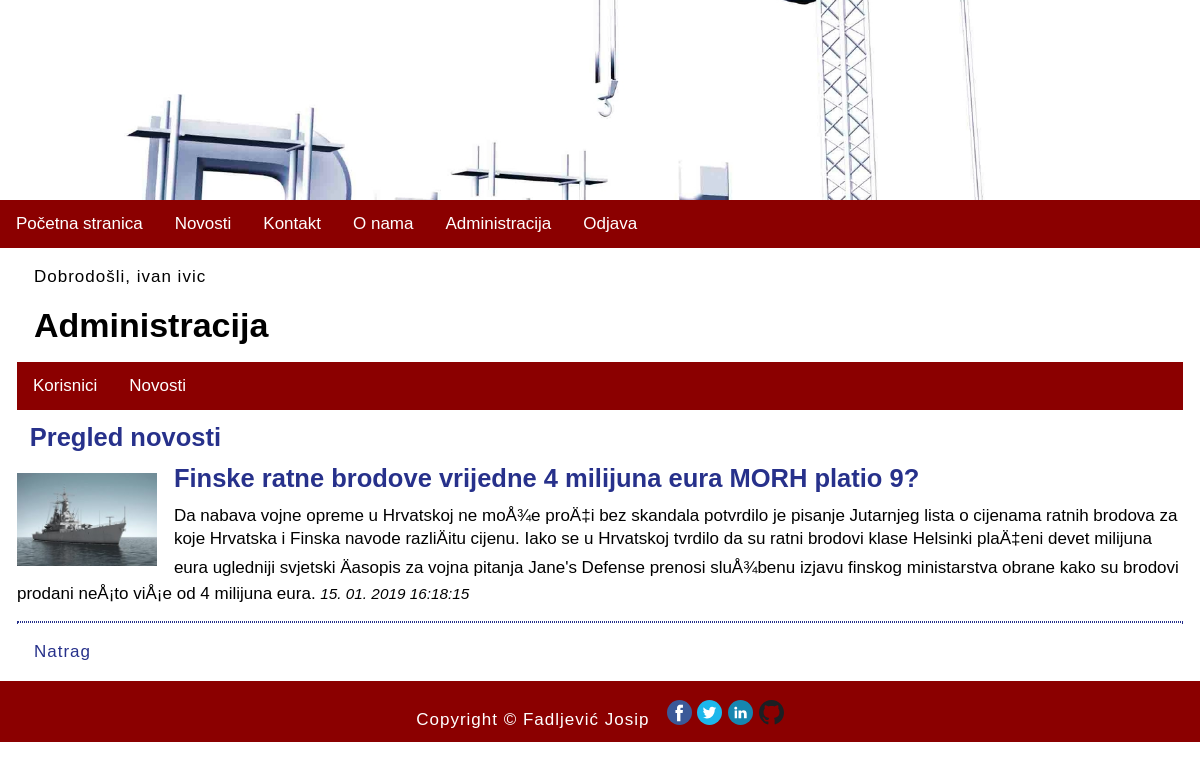
The app's page /index.php?menu=7&action=2&id=6 (signed in) with its own data.
### tables this page shows
CREATE TABLE `news` (
  `id` int(11) NOT NULL,
  `title` varchar(255) NOT NULL,
  `description` text NOT NULL,
  `date` timestamp NOT NULL DEFAULT CURRENT_TIMESTAMP ON UPDATE CURRENT_TIMESTAMP,
  `picture` varchar(255) NOT NULL,
  `archive` enum('Y','N') NOT NULL
);

### functions.php (called while the page is built)
<?php
	function pickerDateToMysql($pickerDate){
		$date = DateTime::createFromFormat('Y-m-d H:i:s', $pickerDate);
		return $date->format('d. m. Y H:i:s');
	}
?>

### admin/news.php (the view, shortened to what this page needs)
<?php
	if (isset($_GET['id']) && $_GET['id'] != '') {
		$query  = "SELECT * FROM news";
		$query .= " WHERE id=".$_GET['id'];
		$query .= " ORDER BY date DESC";
		$result = @mysqli_query($MySQL, $query);
		$row = @mysqli_fetch_array($result);
		print '
		<h2>Pregled novosti</h2>
		<div class="novosti">
			<img src="novosti/' . $row['picture'] . '" alt="' . $row['title'] . '" title="' . $row['title'] . '">
			<h2>' . $row['title'] . '</h2>
			' . $row['description'] . '
			<time datetime="' . $row['date'] . '">' . pickerDateToMysql($row['date']) . '</time>
			<hr>
		</div>
		<p><a href="index.php?menu='.$menu.'&amp;action='.$action.'">Natrag</a></p>';
	}
?>

### style.css (style rules this page uses)
body, html { font-family: 'Oswald', sans-serif; margin: 0; font-size: 17px; }
h1,h2 { margin: 0.5em; font-size: 2em; }
h2 { font-size: 1.5em; color: #27318b; }
main a { color: #27318b; text-decoration: none; }
p { margin: 1em; line-height: 1.4em; letter-spacing: 1px; }
hr { margin: 1em; border: 1px dotted #27318b; clear: both; }
.novosti img { width: 12%; float: left; padding: 0.5em 0; margin: 0 1em 0 0; }
.novosti h2 { margin: 0.5em em; font-size: 1.5em; color: #27318b; }
.novosti hr { margin: 1em 0; border: 1px dotted #27318b; clear: both; }
.novosti time { font-size: 90%; font-style: italic; }
img { width: 100%; }

### records on screen
news: picture (picture), title "Finske ratne brodove vrijedne 4 milijuna eura MORH platio 9?", description "Da nabava vojne opreme u Hrvatskoj ne moÅ¾e proÄ‡i bez skandala potvrdilo je pisanje Jutarnjeg lista o cijenama ratnih brodova za koje Hrvatska i Finska navode razliÄitu cijenu. Iako se u Hrvatskoj tvrdilo da su ratni brodovi klase Helsinki plaÄ‡eni devet milijuna eura ugledniji svjetski Äasopis za vojna pitanja Jane's Defense prenosi sluÅ¾benu izjavu finskog ministarstva obrane kako su brodovi prodani neÅ¡to viÅ¡e od 4 milijuna eura.", date "15. 01. 2019 16:18:15"

### other values on screen
$_SESSION['message'] "Dobrodošli, ivan ivic"
